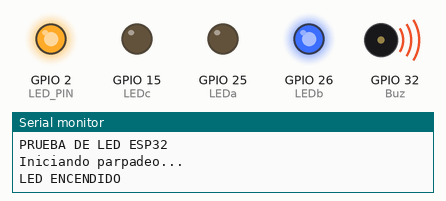
Simulated run of this sketch. Board: ESP32. Shown: output pins drawn as LEDs (lit = HIGH), buzzer (waves = sounding, pin HIGH), the last lines printed to the serial monitor.

Above: at 0.5 s.
At 3.5 s:
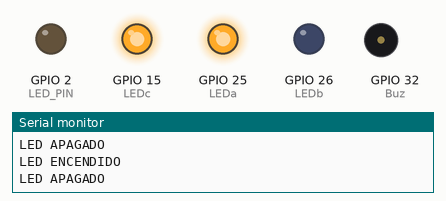
Timing chart, 0 to 4.6 s (numbered marks = the images above):
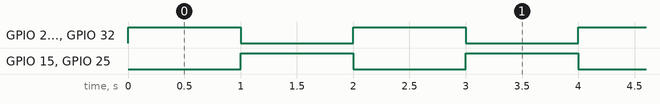

The sketch:

Pruebas.ino
```cpp
#define LED_PIN 2
#define LEDa 25
#define LEDb 26
#define LEDc 15
#define Buz 32

void setup() {
  Serial.begin(115200);

  pinMode(LED_PIN, OUTPUT);
  digitalWrite(LED_PIN, LOW);
    pinMode(LEDa, OUTPUT);
  digitalWrite(LEDa, LOW);
    pinMode(LEDb, OUTPUT);
  digitalWrite(LEDb, LOW);
    pinMode(LEDc, OUTPUT);
  digitalWrite(LEDc, LOW);
      pinMode(Buz, OUTPUT);
  digitalWrite(Buz, LOW);


  Serial.println("PRUEBA DE LED ESP32");
  Serial.println("Iniciando parpadeo...");
}

void loop() {

  // ENCENDER LED
  digitalWrite(LED_PIN, HIGH);
  digitalWrite(LEDa, LOW);
  digitalWrite(LEDb, HIGH);
  digitalWrite(LEDc, LOW);
   digitalWrite(Buz, HIGH);
  Serial.println("LED ENCENDIDO");
  delay(1000);

  // APAGAR LED
  digitalWrite(LED_PIN, LOW);
    digitalWrite(LEDa, HIGH);
  digitalWrite(LEDb, LOW);
  digitalWrite(LEDc, HIGH);
   digitalWrite(Buz, LOW);
  Serial.println("LED APAGADO");
  delay(1000);

}
```

Measured:
- by itself, GPIO 2 (LED_PIN), GPIO 15 (LEDc), GPIO 25 (LEDa), GPIO 26 (LEDb), GPIO 32 (Buz): alternates HIGH for 1.0 s and LOW for 1.0 s
